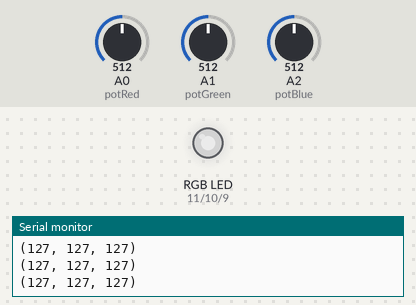
Simulated run of this sketch. Board: Arduino Uno, built with avr-gcc and run on an emulated ATmega328P. Parts: an RGB LED mixed from three pins (HIGH = lit), the last lines printed to the serial monitor. The test bench sets the inputs (shaded band); at power-on: A0 (potRed) = 512, A1 (potGreen) = 512, A2 (potBlue) = 512. Dim RGB values are drawn brighter than linear.

Above: at 1.2 s.
1.3 s: A0 (potRed) set to 415
At 2.5 s:
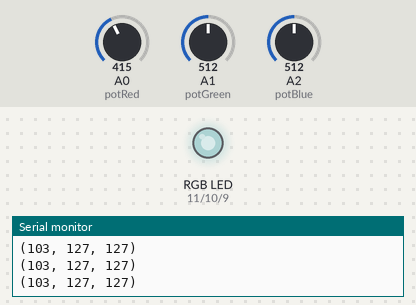
4.3 s: A0 (potRed) set to 385
At 5.5 s:
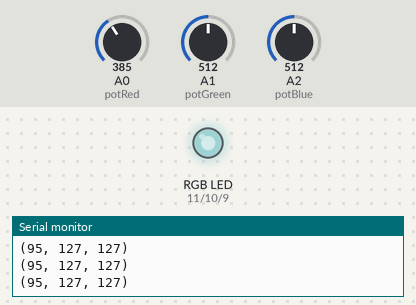
7.3 s: A1 (potGreen) set to 417
At 8.3 s:
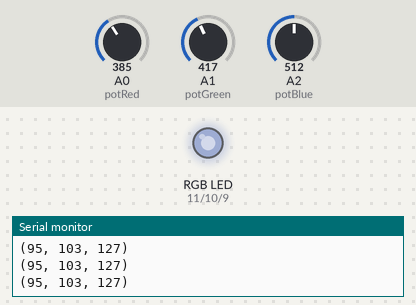
10.3 s: A1 (potGreen) set to 393
At 11.5 s:
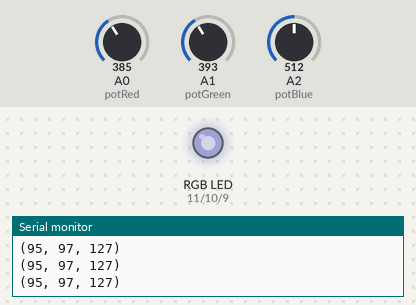
11.8 s: A2 (potBlue) set to 716
At 12.6 s:
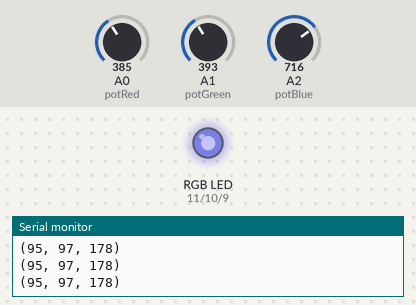
13.3 s: A2 (potBlue) set to 411
At 13.7 s:
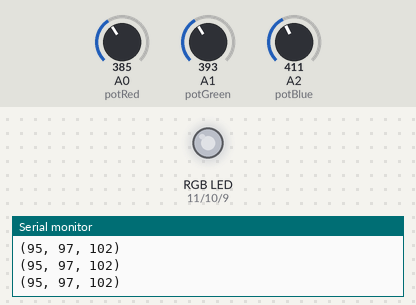
14.8 s: A2 (potBlue) set to 388
Timing chart, 0 to 17.8 s (numbered marks = the images above; inputs shaded):
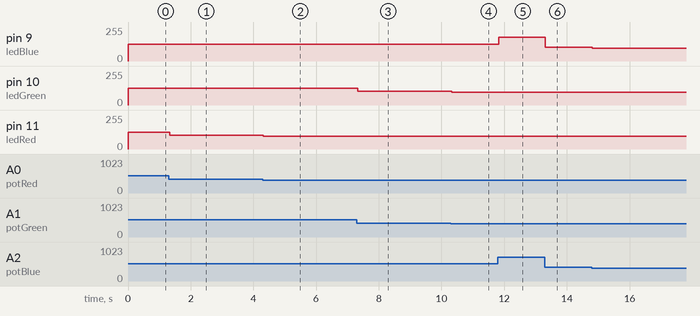

Measured:
- after the input at 1.3 s, pin 11 (ledRed): 127/255 → 103/255 at once
- after the input at 4.3 s, pin 11 (ledRed): 103/255 → 95/255 at once
- after the input at 7.3 s, pin 10 (ledGreen): 127/255 → 103/255 at once
- after the input at 10.3 s, pin 10 (ledGreen): 103/255 → 97/255 at once
- after the input at 11.8 s, pin 9 (ledBlue): 127/255 → 178/255 at once
- after the input at 13.3 s, pin 9 (ledBlue): 178/255 → 102/255 at once
- after the input at 14.8 s, pin 9 (ledBlue): 102/255 → 96/255 at once

The sketch:

task1.ino
```cpp
#define ledRed 11
#define ledGreen 10
#define ledBlue 9
const int potRed = A0;
const int potGreen = A1;
const int potBlue = A2;
const int minAnalogValue = 0;
const int maxAnalogValue = 1023;
const int minRGBOutputValue = 0;
const int maxRGBOutputValue = 255;

void setup() {
  // put your setup code here, to run once:
  pinMode(ledRed, OUTPUT);
  pinMode(ledGreen, OUTPUT);
  pinMode(ledBlue, OUTPUT);

  pinMode(potRed, INPUT);
  pinMode(potGreen, INPUT);
  pinMode(potBlue, INPUT);
  Serial.begin(9600);

}

void loop() {
  // reading the values of the potentiometers
  int potValueRed = analogRead(potRed);
  int potValueGreen = analogRead(potGreen);
  int potValueBlue = analogRead(potBlue);

  // converting the values of the potentiometers to RGB range
  int redValue = map(potValueRed, minAnalogValue, maxAnalogValue, minRGBOutputValue, maxRGBOutputValue);
  int greenValue = map(potValueGreen, minAnalogValue, maxAnalogValue, minRGBOutputValue, maxRGBOutputValue);
  int blueValue = map(potValueBlue, minAnalogValue, maxAnalogValue, minRGBOutputValue, maxRGBOutputValue);

  print_RGB(redValue, greenValue, blueValue);

  set_RGB(redValue, greenValue, blueValue);
}

void set_RGB(int red, int green, int blue)
{
  // Sets the values for the RGB led with the global leds ledRed, ledGreen, ledBlue
  analogWrite(ledRed, red);
  analogWrite(ledGreen, green);
  analogWrite(ledBlue, blue);
}

void print_RGB(int red, int green, int blue)
{
  Serial.print("(");
  Serial.print(red);
  Serial.print(", ");
  Serial.print(green);
  Serial.print(", ");
  Serial.print(blue);
  Serial.println(")");
}
```
